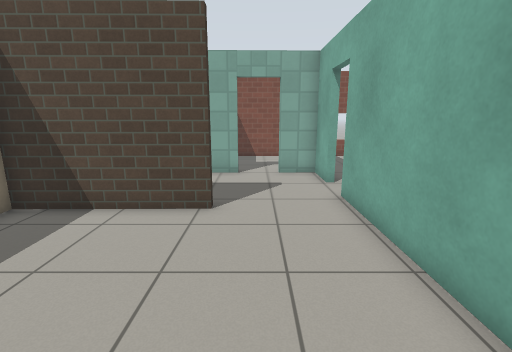
View 1 (above)

18 first-person views from a walk through a Gazebo world. The camera is 1.2 m above the floor, tilts 12° down and sees 85° across. The floor is counted in squares, 0.5 m on a side. Each view is taken from the middle of a square. On the plan, view 1 faces up. The plan holds only what a view shows up to about 18 squares ahead; the rest is blank. Simple patterns stand in for the simulator's built-in surfaces.

View 2
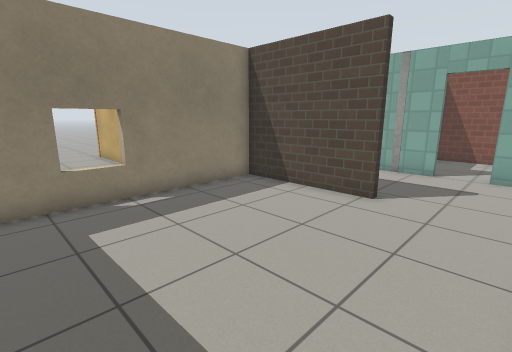

View 3
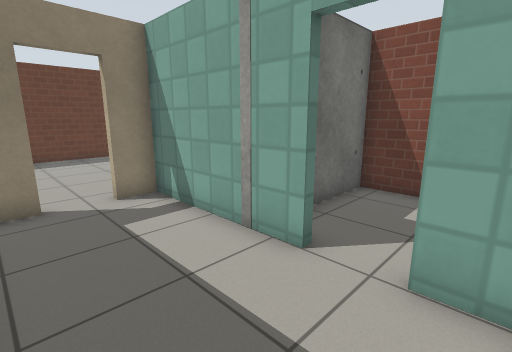

View 4
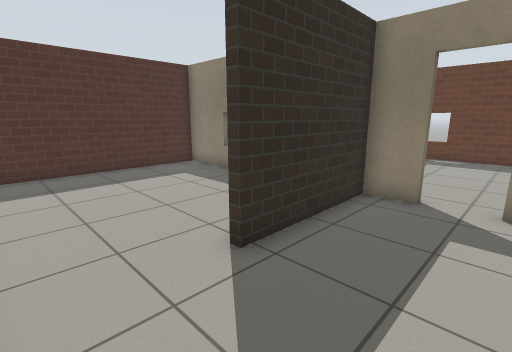

View 5
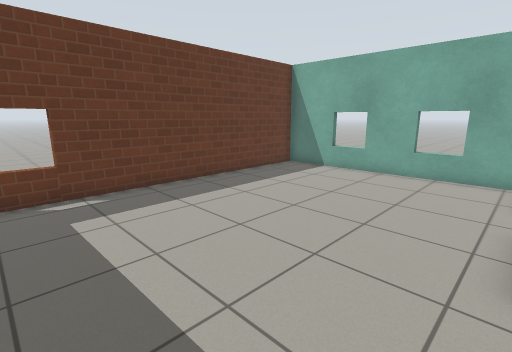

View 6
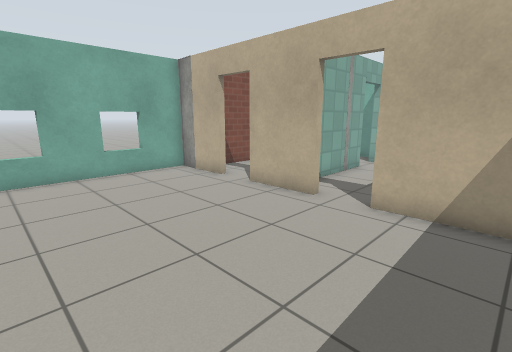

View 7
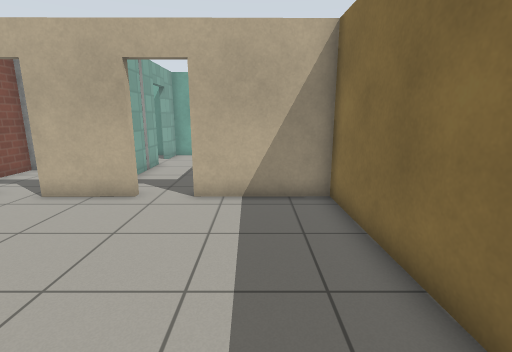

View 8
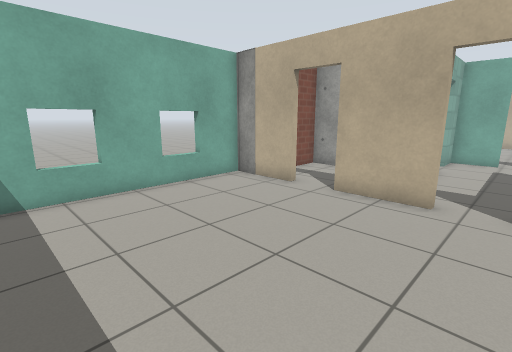

View 9
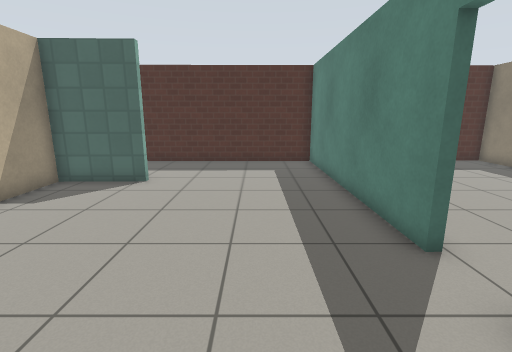

View 10
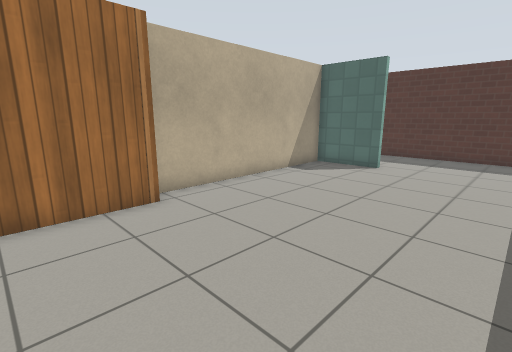

View 11
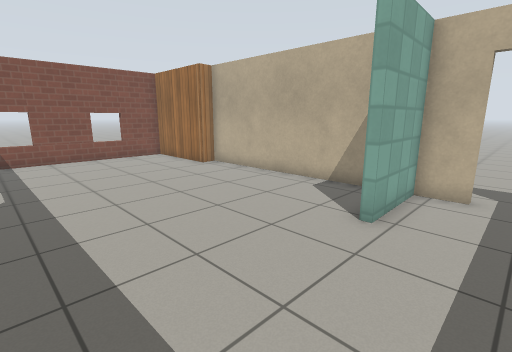

View 12
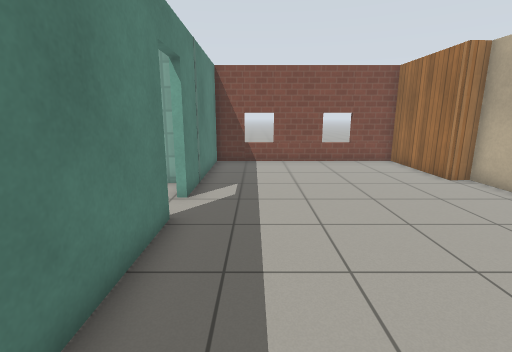

View 13
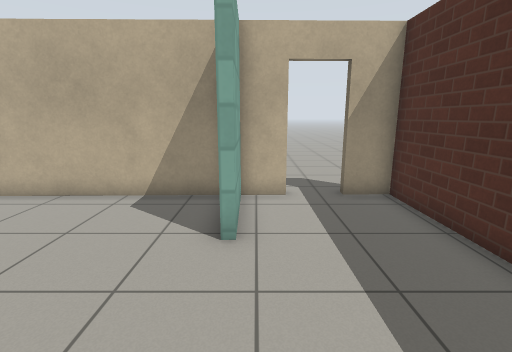

View 14
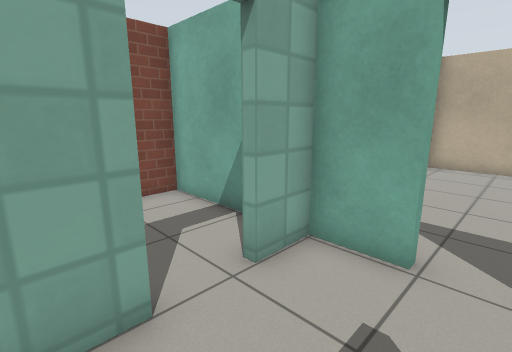

View 15
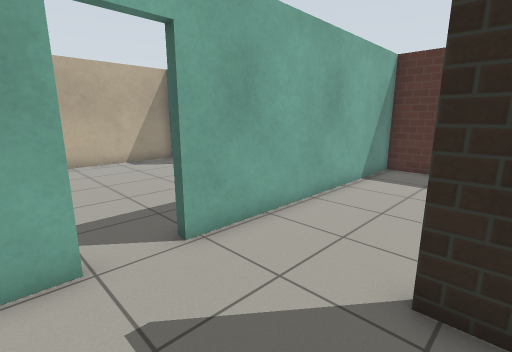

View 16
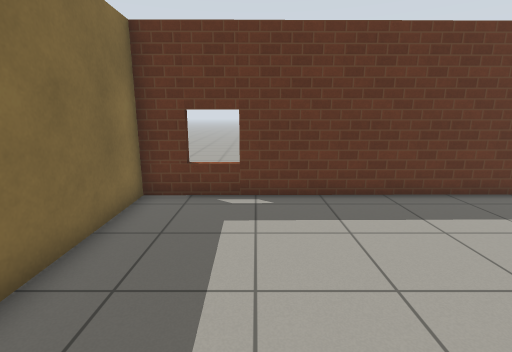

View 17
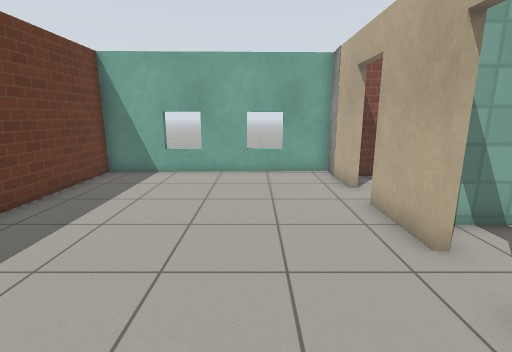

View 18
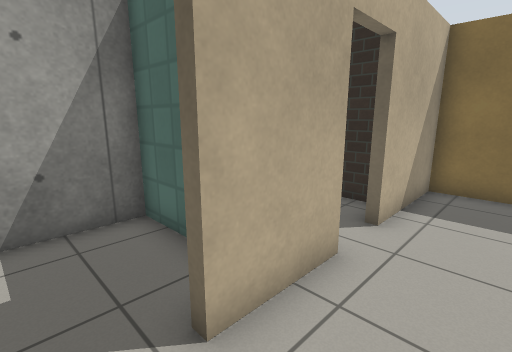

### Floor plan
Ten units are one square. View 1 is at (0, 0); x grows to the right and y downward. Boxes are objects, and circles mark ways between rooms. Rooms are numbered by the first view taken in them; rooms with no view inside come last. Other rooms are left out.
<svg viewBox="-170 -189 312 218">
<path fill="none" stroke="#000" d="M-11 -71 -64 -70 -64 24 27 23 26 -64M-8 -120 -65 -119 -65 -106M-65 -90 -64 -73 -11 -74M26 -100 26 -120 10 -120M26 -64 26 -84M-68 -106 -68 -136M-68 -152 -68 -184 -165 -181 -164 -45 -67 -47 -68 -90M29 -84 30 23 135 22 135 7M101 -27 134 -28 133 -125 125 -125 125 -173 29 -173 29 -101M134 -10 134 -25 101 -24M26 -128 25 -173 -21 -173 -21 -144M-44 -123 -24 -123 -24 -173 -59 -173"/>
<circle cx="5" cy="-70" r="3" fill="#2a7"/>
<circle cx="-70" cy="-95" r="3" fill="#2a7"/>
<circle cx="30" cy="-95" r="3" fill="#2a7"/>
<circle cx="5" cy="-120" r="3" fill="#2a7"/>
<circle cx="-70" cy="-145" r="3" fill="#2a7"/>
<text x="-20" y="-30">1</text>
<text x="-20" y="-90">2</text>
<text x="-120" y="-120">3</text>
<text x="80" y="-80">4</text>
<text x="0" y="-150">5</text>
<text x="-50" y="-150">6</text>
</svg>
Room 1 opens to room 2. Room 2 opens to room 3. Room 2 opens to room 4. Room 2 opens to room 5. Room 3 opens to room 6.

Where each view was taken, in squares from view 1:
view 1: 0 up, 0 right, facing up
view 2: 1 down, 2 right, facing up-left
view 3: 8 up, 2 right, facing up-left
view 4: 11 up, 2 right, facing down-left
view 5: 6 up, 7 left, facing up-left
view 6: 6 up, 14 left, facing up-right
view 7: 7 up, 15 left, facing right
view 8: 9 up, 15 left, facing up-right
view 9: 13 up, 6 right, facing down
view 10: 16 up, 5 right, facing down-right
view 11: 0 up, 4 right, facing up-right
view 12: 2 up, 5 right, facing up
view 13: 2 up, 5 right, facing right
view 14: 9 up, 2 left, facing up-right
view 15: 11 up, 2 left, facing down-right
view 16: 8 up, 8 left, facing left
view 17: 6 up, 10 left, facing up
view 18: 15 up, 9 left, facing down-right
